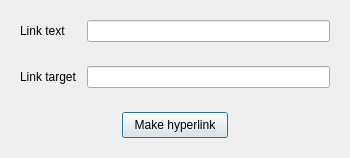
<?xml version="1.0" encoding="UTF-8"?>
<ui version="4.0">
 <class>HyperlinkDialog</class>
 <widget class="QDialog" name="HyperlinkDialog">
  <property name="geometry">
   <rect>
    <x>0</x>
    <y>0</y>
    <width>350</width>
    <height>152</height>
   </rect>
  </property>
  <property name="sizePolicy">
   <sizepolicy hsizetype="Preferred" vsizetype="Fixed">
    <horstretch>0</horstretch>
    <verstretch>0</verstretch>
   </sizepolicy>
  </property>
  <property name="minimumSize">
   <size>
    <width>250</width>
    <height>0</height>
   </size>
  </property>
  <property name="maximumSize">
   <size>
    <width>16777215</width>
    <height>152</height>
   </size>
  </property>
  <property name="windowTitle">
   <string>Dialog</string>
  </property>
  <layout class="QVBoxLayout" name="verticalLayout">
   <item>
    <widget class="QWidget" name="widget" native="true">
     <layout class="QHBoxLayout" name="horizontalLayout">
      <item>
       <widget class="QLabel" name="labelLinkText">
        <property name="sizePolicy">
         <sizepolicy hsizetype="Fixed" vsizetype="Fixed">
          <horstretch>0</horstretch>
          <verstretch>0</verstretch>
         </sizepolicy>
        </property>
        <property name="minimumSize">
         <size>
          <width>61</width>
          <height>0</height>
         </size>
        </property>
        <property name="text">
         <string>Link text</string>
        </property>
       </widget>
      </item>
      <item>
       <widget class="QLineEdit" name="lineEditLinkText"/>
      </item>
     </layout>
    </widget>
   </item>
   <item>
    <widget class="QWidget" name="widget_2" native="true">
     <layout class="QHBoxLayout" name="horizontalLayout_2">
      <item>
       <widget class="QLabel" name="labelLinkTarget">
        <property name="sizePolicy">
         <sizepolicy hsizetype="Fixed" vsizetype="Fixed">
          <horstretch>0</horstretch>
          <verstretch>0</verstretch>
         </sizepolicy>
        </property>
        <property name="minimumSize">
         <size>
          <width>61</width>
          <height>0</height>
         </size>
        </property>
        <property name="text">
         <string>Link target</string>
        </property>
       </widget>
      </item>
      <item>
       <widget class="QLineEdit" name="lineEditLinkTarget"/>
      </item>
     </layout>
    </widget>
   </item>
   <item>
    <widget class="QWidget" name="widget_3" native="true">
     <layout class="QHBoxLayout" name="horizontalLayout_3">
      <item>
       <spacer name="horizontalSpacer">
        <property name="orientation">
         <enum>Qt::Horizontal</enum>
        </property>
        <property name="sizeHint" stdset="0">
         <size>
          <width>104</width>
          <height>20</height>
         </size>
        </property>
       </spacer>
      </item>
      <item>
       <widget class="QPushButton" name="pushButtonHyperlink">
        <property name="sizePolicy">
         <sizepolicy hsizetype="Fixed" vsizetype="Fixed">
          <horstretch>0</horstretch>
          <verstretch>0</verstretch>
         </sizepolicy>
        </property>
        <property name="minimumSize">
         <size>
          <width>106</width>
          <height>26</height>
         </size>
        </property>
        <property name="text">
         <string>Make hyperlink</string>
        </property>
       </widget>
      </item>
      <item>
       <spacer name="horizontalSpacer_2">
        <property name="orientation">
         <enum>Qt::Horizontal</enum>
        </property>
        <property name="sizeHint" stdset="0">
         <size>
          <width>103</width>
          <height>20</height>
         </size>
        </property>
       </spacer>
      </item>
     </layout>
    </widget>
   </item>
  </layout>
 </widget>
 <resources/>
 <connections/>
</ui>
